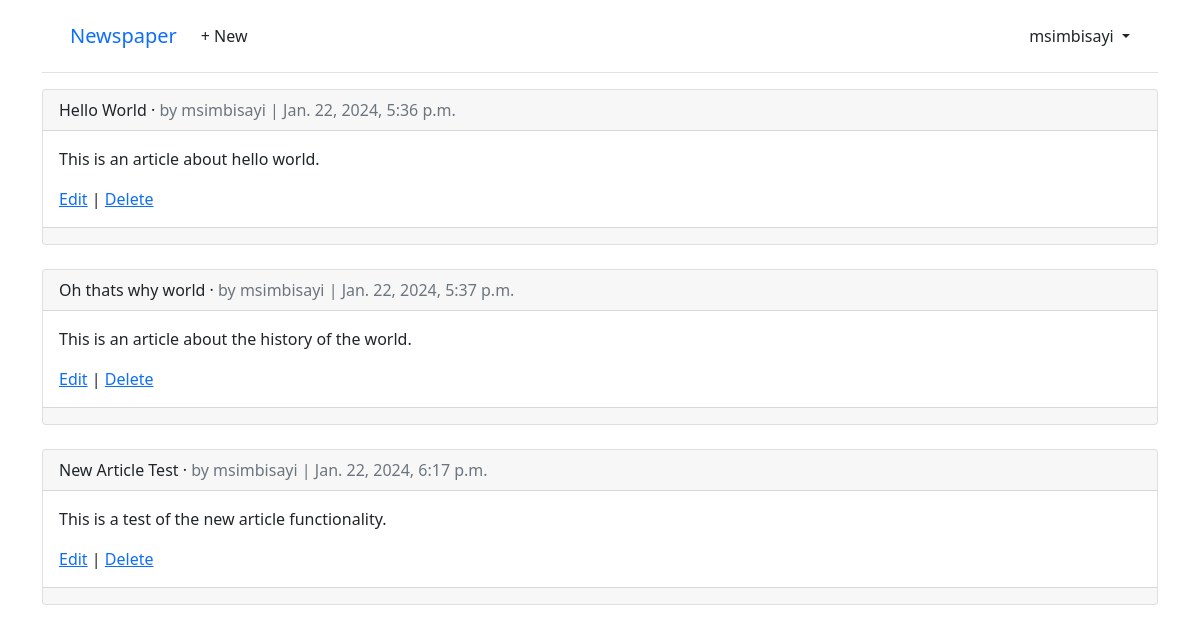
The page /articles/ (signed in) on the database as committed earlier.
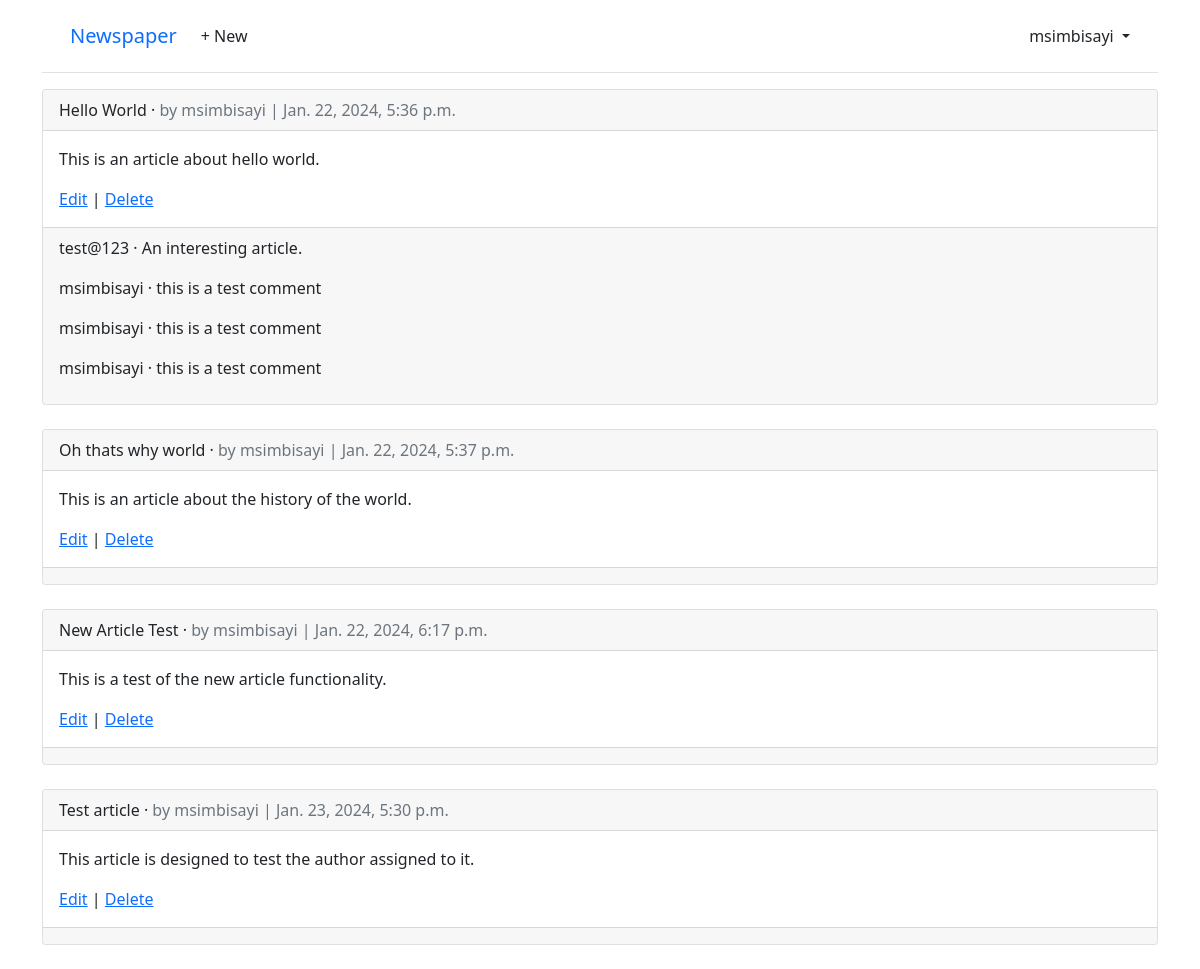
The same page on the database as committed later.
### articles/models.py (models this page shows, shortened)
class Article(models.Model):
    title = models.CharField(max_length=255)
    body = models.TextField()
    date = models.DateTimeField(auto_now_add=True)
    author = models.ForeignKey(settings.AUTH_USER_MODEL, on_delete=models.CASCADE)

class Comment(models.Model):
    article = models.ForeignKey(Article, on_delete=models.CASCADE)
    comment = models.CharField(max_length=140)
    author = models.ForeignKey(settings.AUTH_USER_MODEL, on_delete=models.CASCADE)
    def __str__(self):
        return self.comment[:50]

### accounts/models.py (models this page shows)
class CustomUser(AbstractUser):
    age = models.PositiveIntegerField(null=True, blank=True)

### articles/views.py (the view)
# urls.py: path("", ArticleListView.as_view(), name="article_list"),
class ArticleListView(LoginRequiredMixin, ListView):
    model = Article
    template_name = "article_list.html"

### templates/article_list.html (shortened to what this page needs)
{% extends "base.html" %}
{% block content %}
{% for article in article_list %}
  <div class="card">
    <div class="card-header">
      <span class="font-weight-bold">{{ article.title }}</span> &middot;
      <span class="text-muted">by {{ article.author }} | {{ article.date }}</span>
    </div>
    <div class="card-body">
      <p>{{ article.body }}</p>
      <a href="{% url 'article_edit' article.pk %}">Edit</a> | <a href="{% url 'article_delete' article.pk %}">Delete</a>
    </div>
    <div class="card-footer">
      {% for comment in article.comment_set.all %}
      <p><span class="font-weight-bold">{{ comment.author }} &middot;</span>
        {{ comment }}
      </p>
      {% endfor %}
    </div>
  </div>
<br />
{% endfor %}
{% endblock content %}

Rows that differ between the two databases and show on the page:
added Comment: author "test@123", comment "An interesting article.", shown under Article "Hello World"
added Comment: author "msimbisayi", comment "this is a test comment", shown under Article "Hello World"
added Comment: author "msimbisayi", comment "this is a test comment", shown under Article "Hello World"
added Comment: author "msimbisayi", comment "this is a test comment", shown under Article "Hello World"
added Article: title "Test article", author "msimbisayi", date "Jan. 23, 2024, 5:30 p.m.", body "This article is designed to test the author assigned to it."
